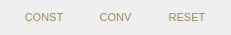
   <widget class="QWidget" name="gridLayoutWidget_3">
    <property name="geometry">
     <rect>
      <x>10</x>
      <y>570</y>
      <width>231</width>
      <height>21</height>
     </rect>
    </property>
    <layout class="QGridLayout" name="gridLayout_4">
     <item row="4" column="2">
      <widget class="QPushButton" name="button_RESET">
       <property name="font">
        <font>
         <pointsize>8</pointsize>
        </font>
       </property>
       <property name="cursor">
        <cursorShape>PointingHandCursor</cursorShape>
       </property>
       <property name="styleSheet">
        <string notr="true">background-color: none;
color: #9d8a54;
border-radius: 50px;</string>
       </property>
       <property name="text">
        <string>RESET</string>
       </property>
      </widget>
     </item>
     <item row="4" column="1">
      <widget class="QPushButton" name="button_CONV">
       <property name="font">
        <font>
         <pointsize>8</pointsize>
        </font>
       </property>
       <property name="cursor">
        <cursorShape>PointingHandCursor</cursorShape>
       </property>
       <property name="styleSheet">
        <string notr="true">background-color: none;
color: #9d8a54;
border-radius: 50px;</string>
       </property>
       <property name="text">
        <string>CONV</string>
       </property>
      </widget>
     </item>
     <item row="4" column="0">
      <widget class="QPushButton" name="button_CONST">
       <property name="font">
        <font>
         <pointsize>8</pointsize>
        </font>
       </property>
       <property name="cursor">
        <cursorShape>PointingHandCursor</cursorShape>
       </property>
       <property name="styleSheet">
        <string notr="true">background-color: none;
color: #9d8a54;
border-radius: 50px;</string>
       </property>
       <property name="text">
        <string>CONST</string>
       </property>
      </widget>
     </item>
    </layout>
   </widget>
